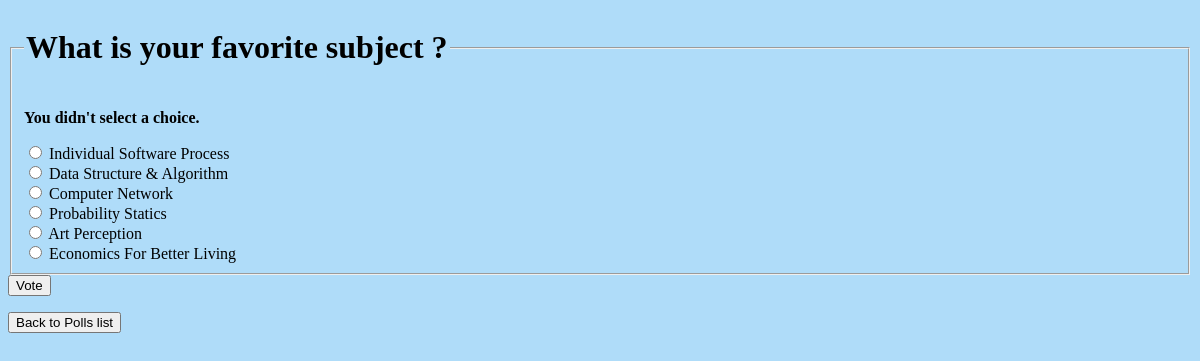
/polls/3/vote/ (signed in), run on the app's committed database.
### polls/models.py (models this page shows, shortened)
class Question(models.Model):
    question_text = models.CharField(max_length=200)
    pub_date = models.DateTimeField('date published')
    end_date = models.DateTimeField('date ended', null=True)

class Choice(models.Model):
    question = models.ForeignKey(Question, on_delete=models.CASCADE)
    choice_text = models.CharField(max_length=200)

### polls/views.py (the view, shortened to what this page needs)
# urls.py: path('<int:question_id>/vote/', views.vote, name='vote'),
@login_required
def vote(request, question_id):
    question = get_object_or_404(Question, pk=question_id)
    user = request.user
    try:
        selected_choice = question.choice_set.get(pk=request.POST['choice'])
    except (KeyError, Choice.DoesNotExist):
        return render(request, 'polls/detail.html', {
            'question': question,
            'error_message': "You didn't select a choice.",
        })

### polls/templates/polls/detail.html (shortened to what this page needs)
{% load static %}
<link rel="stylesheet" href="{% static 'polls/style.css' %}">
<form action="{% url 'polls:vote' question.id %}" method="post">
<fieldset>
    <legend><h1>{{ question.question_text }}</h1></legend>
    {% if error_message %}<p><strong>{{ error_message }}</strong></p>{% endif %}
    {% for choice in question.choice_set.all %}
        <input type="radio" name="choice" id="choice{{ forloop.counter }}" value="{{ choice.id }}">
        <label for="choice{{ forloop.counter }}">{{ choice.choice_text }}</label><br>
    {% endfor %}
</fieldset>
<input type="submit" value="Vote">
</form>
<a href="{% url 'polls:index' %}">
<button type="button">{{"Back to Polls list"}}</button>
</a>

### data on the page
Question: question_text "What is your favorite subject ?"
Choice: choice_text "Individual Software Process"
Choice: choice_text "Data Structure & Algorithm"
Choice: choice_text "Computer Network"
Choice: choice_text "Probability Statics"
Choice: choice_text "Art Perception"
Choice: choice_text "Economics For Better Living"

### other printed values
{{ error_message }} "You didn't select a choice."
{{ "Back to Polls list" }} "Back to Polls list"
